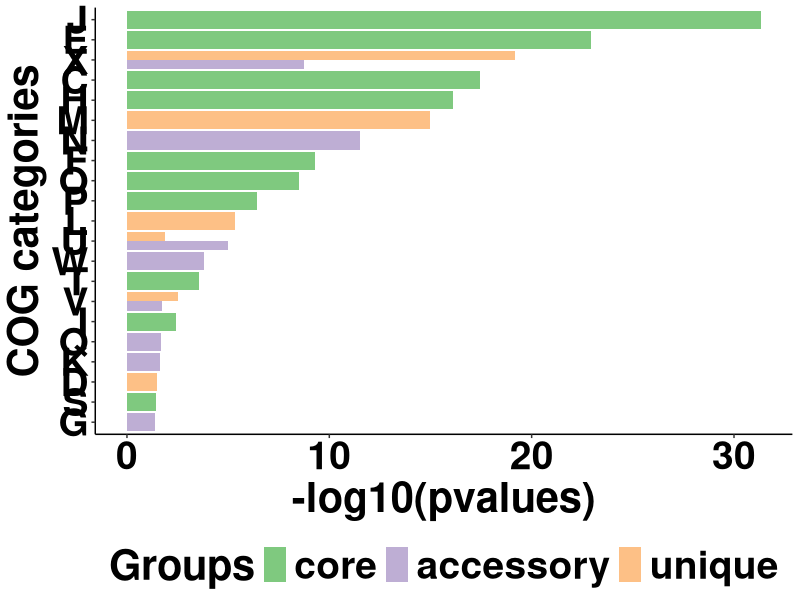

This chart was generated by the following R code:
library(tidyverse)
library(dplyr) 
library(ggplot2) 
library(rlist)

## Read COG enrichment files.
core <- read.table(file = "R_code/Supplementary_fig_data/FigS11.A.EC_ori_CG100_core.txt", sep = "\t" )
acc <- read.table(file = "R_code/Supplementary_fig_data/FigS11.A.EC_ori_CG100_acc.txt", sep = "\t" )
uniq <- read.table(file = "R_code/Supplementary_fig_data/FigS11.A.EC_ori_CG100_uniq.txt", sep = "\t" )

## Reformat data.
Groups <- rep("core", 10)
COG <- core$V1
pvalue <- core$V6
core_data <- data.frame(Groups,COG, pvalue)

Groups <- rep("accessory", 8)
COG <- acc$V1
pvalue <- acc$V6
acc_data <- data.frame(Groups,COG, pvalue)

Groups <- rep("unique", 6)
COG <- uniq$V1
pvalue <- uniq$V6
uniq_data <- data.frame(Groups,COG, pvalue)

EC_enrich_data <- rbind(core_data, acc_data, uniq_data)
EC_enrich_data$Groups <- factor(EC_enrich_data$Groups, levels=c("core", "accessory", "unique"))
COG_list <- c("J", "E", "X", "C", "H", "M", "N", "F", "O", "P","L","U", "W", "T", "V", "I", "Q", "K", "D", "S", "G")
COG_order <-  list.reverse(COG_list)
EC_enrich_data$COG <- factor(EC_enrich_data$COG, levels=COG_order)

## Generate plot.
enrich_plot <- ggplot(EC_enrich_data, aes(x = COG, y = -log10(pvalue), fill=Groups))+
  geom_bar(stat="identity", position = position_dodge())+
  scale_fill_brewer(palette="Accent" )+
  theme(panel.grid.major = element_blank(), panel.grid.minor = element_blank(),
        panel.background = element_blank(), axis.line = element_line(colour = "black"),
        legend.position="bottom",
        legend.text = element_text(colour="black", size=28, face= "bold"),
        legend.title = element_text(colour="black", size=30, face= "bold"),
        axis.text.x = element_text(color="black", size=28, face= "bold"),
        axis.text.y = element_text(color="black", size=28, face= "bold"),
        axis.title.x = element_text(size=30, face= "bold"),
        axis.title.y = element_text(size=30, face= "bold"))+
  scale_x_discrete(name = "COG categories")+
  scale_y_continuous(name = "-log10(pvalues)")+
  coord_flip()
